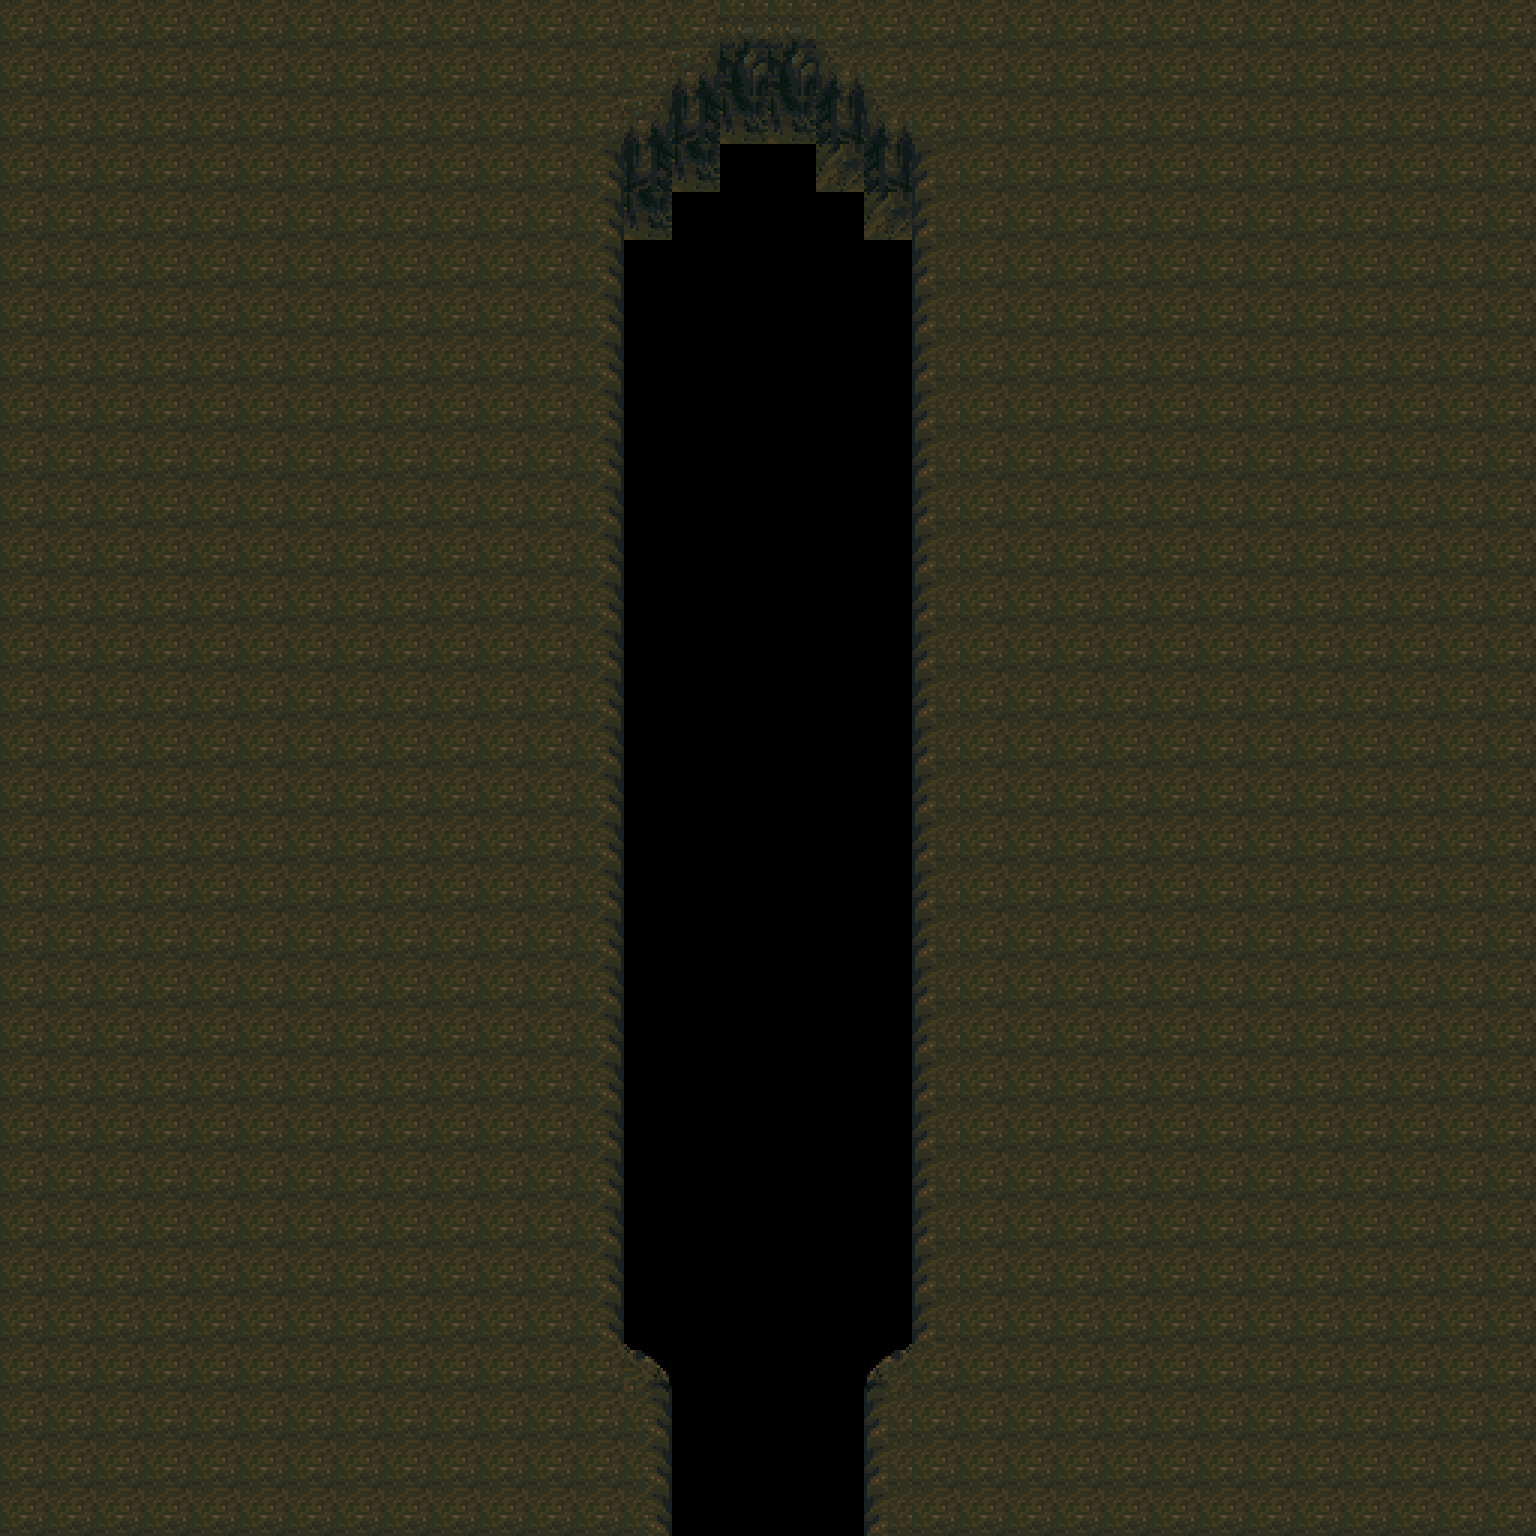

Rendered tile map (Tiled .tmx) drawn with the repository's tilesets; below, a short description and the map source with its tile grids summarised:
An orthogonal 32x32 tile map with 48x48 px tiles, 1 tile layer (Furnishing), 1 hidden layer not drawn and 2 objects.

<map version="1.2" tiledversion="1.3.4" orientation="orthogonal" renderorder="right-down" width="32" height="32" tilewidth="48" tileheight="48" infinite="0" nextlayerid="4" nextobjectid="5">
 <tileset firstgid="1" source="CaveInner.tsx" />
 <layer id="2" name="Floor" width="32" height="32" visible="0">
  <data>[1024 cells, 1024 non-empty, 1 distinct tile ids]</data>
 </layer>
 <layer id="1" name="Furnishing" width="32" height="32">
  <data>[1024 cells, 864 non-empty, 13 distinct tile ids]</data>
 </layer>
 <objectgroup id="3" name="Props">
  <object id="3" gid="20" x="672" y="288" width="48" height="48">
   <properties>
    <property name="I" value="[ChestSpawn]" />
   </properties>
  </object>
  <object id="4" gid="20" x="816" y="288" width="48" height="48">
   <properties>
    <property name="I" value="[ChestSpawn]" />
   </properties>
  </object>
 </objectgroup>
</map>
